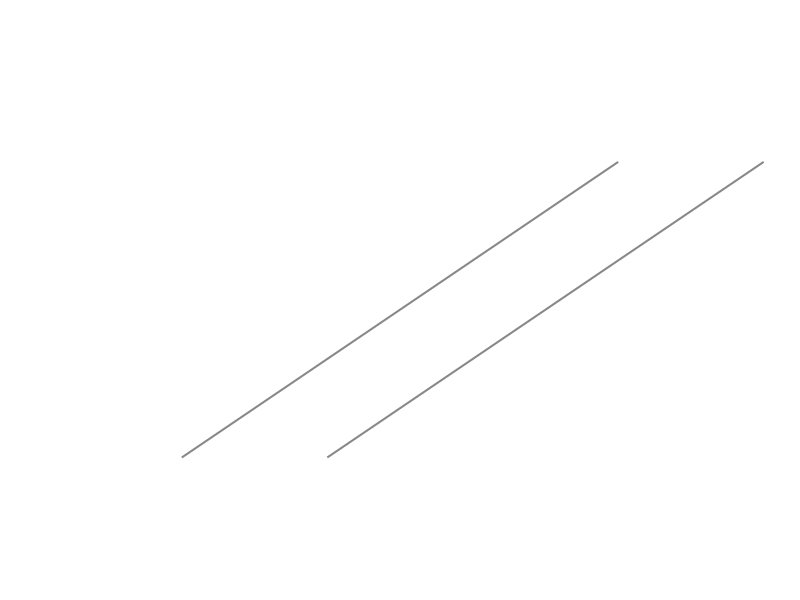
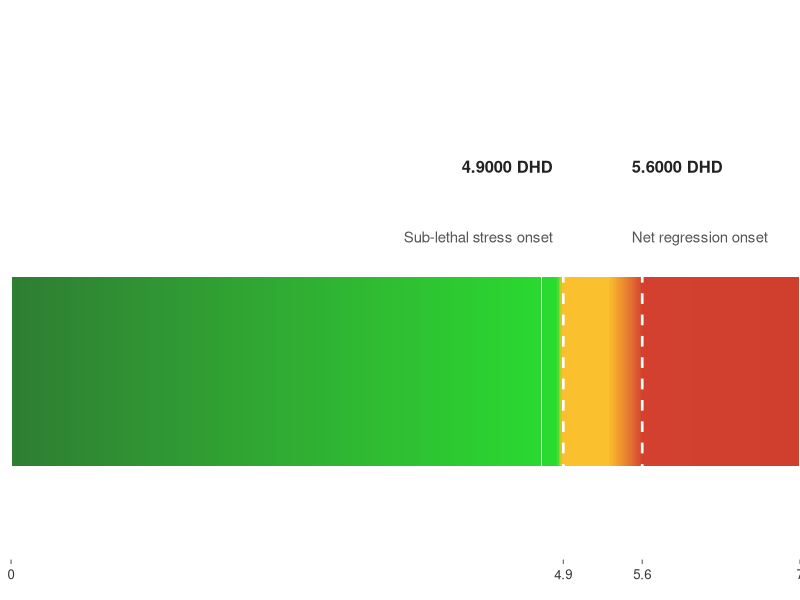
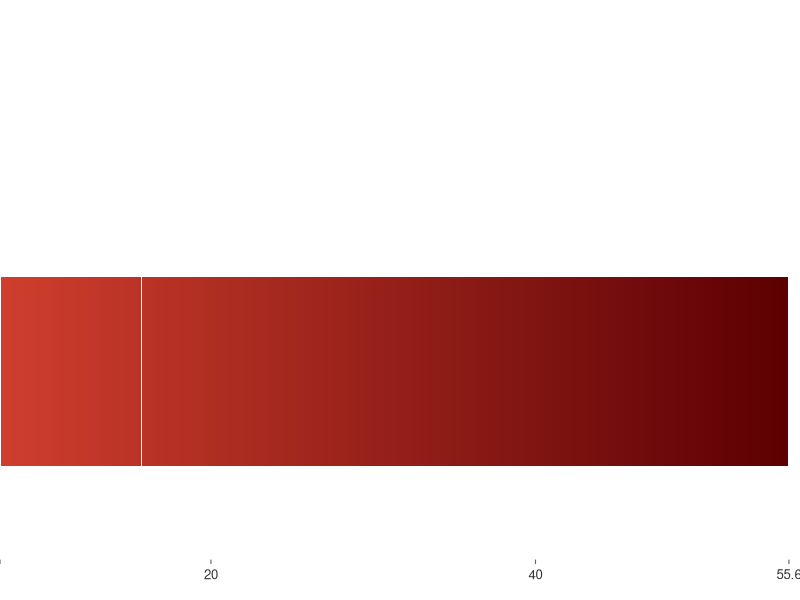

R code for these plots, in order: (Note: this script raises an error after producing the figures.)
# ==============================================================================
# SCRIPT: SPLIT-SCALE COLOUR BAR FOR GIS LEGEND (QGIS-READY)
# Project:  Accumulated Thermal Stress in Posidonia oceanica (Balearic Islands)
# Author:   Yeray Gonzalez-Marrero
# Purpose:  Generate a publication-quality horizontal colour bar with a split
#           scale for use as a legend in QGIS map layouts. The split scale
#           allocates 60% of the bar width to the ecologically critical DHD
#           range (0–7), where both management thresholds lie, and 40% to the
#           extreme stress range (7–55.6), corresponding to the 2022 heatwave.
#           This design ensures that the threshold transitions are visually
#           prominent without compressing the high-stress range.
# Outputs:  outputs/maps/legend_DHD_split.png  (300 dpi, for QGIS import)
#           outputs/maps/legend_DHD_split.svg  (vector, for Inkscape editing)
# ==============================================================================

# Delete workspace
rm(list = ls())


library(ggplot2)
library(scales)
library(grid)
library(gridExtra)

# ==============================================================================
# SECTION 1: INDICATOR PARAMETERS
# ==============================================================================
# These values must match the thresholds in outputs/tables/management_thresholds.xlsx
# and the colour ramp used in Script 04 (Concept 5).
alert_threshold    <- 4.9      # Green-to-Yellow transition (75th percentile of sub-lethal DHD)
critical_threshold <- 5.6      # Yellow-to-Red transition (zero-crossing of GAMM prediction curve)
split_at           <- 7.0      # Scale break point: separates the threshold zone from the extreme zone
max_dhd            <- 55.6195  # Maximum observed DHD (2022 heatwave year)

# Proportional width allocation for each bar segment
frac_left  <- 0.60   # 60% of total width covers DHD 0 – split_at (threshold zone)
frac_right <- 0.40   # 40% of total width covers DHD split_at – max_dhd (extreme zone)

# ==============================================================================
# SECTION 2: COLOUR GRADIENT DEFINITION
# ==============================================================================
# The gradient uses stepped transitions at the management thresholds to produce
# visually distinct zones (Green / Yellow / Red) whilst retaining within-zone
# variability through a continuous gradient. Duplicate colour values at each
# threshold create an abrupt colour shift rather than a gradual blend.
#
# Colour anchors (calibrated to the Xarxa de Monitoratge field data):
#   #2e7d32 — Dark green  (DHD = 0, no thermal stress)
#   #fbc02d — Yellow      (DHD = alert threshold, sub-lethal stress onset)
#   #d3402f — Red         (DHD = critical threshold, net regression onset)
#   #5d0000 — Dark red    (DHD = max, extreme heatwave conditions)

colour_min      <- "#2e7d32"   # Dark green  — DHD = 0
colour_alert    <- "#fbc02d"   # Yellow      — DHD = alert threshold
colour_critical <- "#d3402f"   # Red         — DHD = critical threshold
colour_max      <- "#5d0000"   # Dark red    — DHD = max_dhd

gradient_colours <- c(
  "#2e7d32",          # Dark green — DHD = 0
  "#29dc2f",          # Light green — just below alert threshold
  "#fbc02d",          # Yellow — alert threshold (abrupt transition)
  "#fbc02d",          # Yellow — just above alert threshold (holds yellow zone)
  "#d3402f",          # Red — critical threshold (abrupt transition)
  "#d3402f",          # Red — just above critical threshold (holds red zone)
  "#5d0000"           # Dark red — maximum DHD
)

# Normalised anchor positions (0–1) mapped to the full DHD range (0–max_dhd).
# The near-duplicate values at each threshold create the step-like transitions.
gradient_values <- rescale(
  c(0,
    alert_threshold - 0.05,   # just below alert: still green
    alert_threshold,           # alert: switches to yellow
    alert_threshold + 0.4,    # solidly yellow zone
    critical_threshold,        # critical: switches to red
    critical_threshold + 0.05, # solidly red zone
    max_dhd),
  to   = c(0, 1),
  from = c(0, max_dhd)
)

# Helper function: return the mapped colour for a given DHD value
colour_for_dhd <- function(val) {
  cmap <- scales::col_numeric(palette = gradient_colours, domain = c(0, max_dhd))
  cmap(val)
}

# ==============================================================================
# SECTION 3: LEFT SEGMENT (DHD 0 → split_at, 60% of bar width)
# ==============================================================================
# Rendered as a dense sequence of geom_tile() rectangles to approximate a
# smooth gradient. The two management thresholds are marked with white dashed
# vertical lines and annotated above the bar.
n_steps <- 500   # Number of gradient steps (higher = smoother gradient)

df_left <- data.frame(
  x   = seq(0, frac_left, length.out = n_steps),
  val = seq(0, split_at,  length.out = n_steps),
  y   = 0.5
)

p_left <- ggplot(df_left, aes(x = x, y = y, fill = val)) +
  geom_tile(height = 1, width = frac_left / n_steps) +
  scale_fill_gradientn(
    colours = gradient_colours,
    values  = gradient_values,
    limits  = c(0, max_dhd),
    guide   = "none"
  ) +
  # Vertical threshold markers
  geom_vline(xintercept = (alert_threshold    / split_at) * frac_left,
             colour = "white", linewidth = 0.9, linetype = "dashed") +
  geom_vline(xintercept = (critical_threshold / split_at) * frac_left,
             colour = "white", linewidth = 0.9, linetype = "dashed") +
  # Alert threshold annotation (positioned to the left of the line)
  annotate("text",
           x     = (alert_threshold / split_at) * frac_left - 0.008,
           y     = 1.55,
           label = sprintf("%.4f DHD", alert_threshold),
           hjust = 1, vjust = 0, size = 4.2, fontface = "bold",
           colour = "#222222") +
  annotate("text",
           x     = (alert_threshold / split_at) * frac_left - 0.008,
           y     = 1.18,
           label = "Sub-lethal stress onset",
           hjust = 1, vjust = 0, size = 3.8, colour = "#555555") +
  # Critical threshold annotation (positioned to the left to avoid clipping)
  annotate("text",
           x     = (critical_threshold / split_at) * frac_left - 0.008,
           y     = 1.55,
           label = sprintf("%.4f DHD", critical_threshold),
           hjust = 0, vjust = 0, size = 4.2, fontface = "bold",
           colour = "#222222") +
  annotate("text",
           x     = (critical_threshold / split_at) * frac_left - 0.008,
           y     = 1.18,
           label = "Net regression onset",
           hjust = 0, vjust = 0, size = 3.8, colour = "#555555") +
  # Numeric axis ticks at threshold values and segment boundary
  scale_x_continuous(
    limits = c(0, frac_left),
    breaks = c(0,
               (alert_threshold    / split_at) * frac_left,
               (critical_threshold / split_at) * frac_left,
               frac_left),
    labels = c("0",
               sprintf("%.1f", alert_threshold),
               sprintf("%.1f", critical_threshold),
               sprintf("%.0f", split_at)),
    expand = c(0, 0)
  ) +
  scale_y_continuous(limits = c(-0.5, 2.2), expand = c(0, 0)) +
  theme_void() +
  theme(
    axis.text.x          = element_text(size = 9.5, colour = "#333333",
                                        margin = margin(t = 3)),
    axis.ticks.x         = element_line(colour = "#666666", linewidth = 0.4),
    axis.ticks.length.x  = unit(2.5, "pt"),
    plot.margin          = margin(t = 36, r = 0, b = 14, l = 8)
  )

# ==============================================================================
# SECTION 4: RIGHT SEGMENT (DHD split_at → max_dhd, 40% of bar width)
# ==============================================================================
# Covers the extreme stress range observed during the 2022 heatwave.
# No threshold annotations are needed here; only numeric axis ticks at
# representative DHD values (20, 40, and the maximum).
df_right <- data.frame(
  x   = seq(0, frac_right, length.out = n_steps),
  val = seq(split_at, max_dhd, length.out = n_steps),
  y   = 0.5
)

p_right <- ggplot(df_right, aes(x = x, y = y, fill = val)) +
  geom_tile(height = 1, width = frac_right / n_steps) +
  scale_fill_gradientn(
    colours = gradient_colours,
    values  = gradient_values,
    limits  = c(0, max_dhd),
    guide   = "none"
  ) +
  scale_x_continuous(
    limits = c(0, frac_right),
    breaks = c(0,
               (20 - split_at) / (max_dhd - split_at) * frac_right,
               (40 - split_at) / (max_dhd - split_at) * frac_right,
               frac_right),
    labels = c("", "20", "40", sprintf("%.1f", max_dhd)),
    expand = c(0, 0)
  ) +
  scale_y_continuous(limits = c(-0.5, 2.2), expand = c(0, 0)) +
  theme_void() +
  theme(
    axis.text.x          = element_text(size = 9.5, colour = "#333333",
                                        margin = margin(t = 3)),
    axis.ticks.x         = element_line(colour = "#666666", linewidth = 0.4),
    axis.ticks.length.x  = unit(2.5, "pt"),
    plot.margin          = margin(t = 36, r = 8, b = 14, l = 0)
  )

# ==============================================================================
# SECTION 5: SCALE BREAK SYMBOL (//)
# ==============================================================================
# A pair of diagonal line segments between the two bar segments indicates the
# discontinuity in the scale. This is the standard cartographic convention for
# split-scale legends.
p_break <- ggplot() +
  annotate("segment", x = 0.2, xend = 0.8, y = 0.2, yend = 0.8,
           colour = "#888888", linewidth = 0.7) +
  annotate("segment", x = 0.4, xend = 1.0, y = 0.2, yend = 0.8,
           colour = "#888888", linewidth = 0.7) +
  xlim(0, 1) + ylim(0, 1) +
  theme_void() +
  theme(plot.margin = margin(t = 28, r = 0, b = 14, l = 0))

# ==============================================================================
# SECTION 6: LEGEND TITLE
# ==============================================================================
legend_title <- textGrob(
  "Accumulated heat (°C \u00b7 days)",
  gp = gpar(fontsize = 12, fontface = "bold", col = "#111111")
)

# ==============================================================================
# SECTION 7: COMPOSE AND EXPORT
# ==============================================================================
# The three bar segments and the title are assembled using gridExtra::arrangeGrob().
# Layout: [left_segment | break_symbol | right_segment] on row 1,
#         [legend_title (spanning all columns)]          on row 2.
layout_matrix <- rbind(c(1, 2, 3),
                       c(4, 4, 4))

legend_grob <- arrangeGrob(
  p_left, p_break, p_right,
  legend_title,
  layout_matrix = layout_matrix,
  widths         = c(frac_left, 0.04, frac_right),
  heights        = c(0.88, 0.12)
)

# Export as PNG (for direct import into QGIS Print Layout)
ggsave("outputs/maps/legend_DHD_split.png",
       plot   = legend_grob,
       width  = 15,
       height = 4.5,
       units  = "cm",
       dpi    = 300,
       bg     = "white")

# Export as SVG (for vector editing in Inkscape or Illustrator)
ggsave("outputs/maps/legend_DHD_split.svg",
       plot   = legend_grob,
       width  = 18,    # slightly wider to prevent label clipping
       height = 5.5,
       units  = "cm",
       bg     = "white")

cat("[OK] Legend saved to:\n")
cat("     outputs/maps/legend_DHD_split.png  (import into QGIS Print Layout via Add Item > Add Image)\n")
cat("     outputs/maps/legend_DHD_split.svg  (open in Inkscape for further editing)\n")
